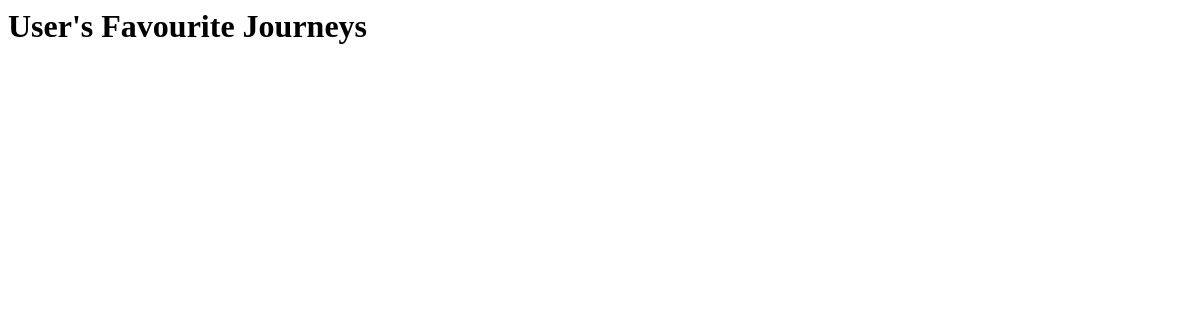
/showFavourites (signed in), run on an earlier commit of the app's database.
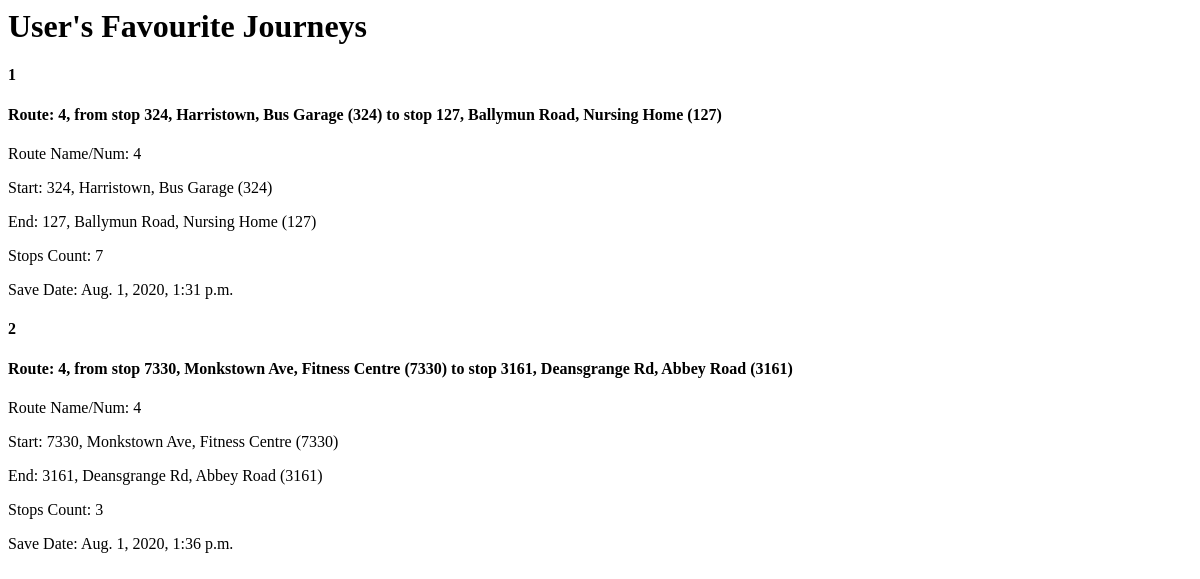
And on a later commit of the database.
### bus_app/models.py (models this page shows)
class FavouriteJourney(models.Model):
    route_name = models.CharField(max_length=10)
    origin_stop = models.CharField(max_length=200)
    destination_stop = models.CharField(max_length=200)
    stops_count = models.PositiveSmallIntegerField()
    save_date = models.DateTimeField(auto_now=True, blank=True)
    user = models.ForeignKey(User, on_delete=models.CASCADE)
    def __str__(self):
        return f"Route: {self.route_name}, from stop {self.origin_stop} to stop {self.destination_stop}"
    class Meta:
        ordering = ('save_date',)
        unique_together = ["route_name", "origin_stop", "destination_stop"]

### bus_app/views.py (the view)
# urls.py: path('showFavourites', views.showFavourites, name="showFavourites"),
def showFavourites(request):
    user_id = request.user.pk
    user_username = request.user.username
    print("====Logged in User's ID====")
    print(user_id)
    print("====Logged in User's Username====")
    print(user_username)
    print("====All Favourite Journeys====")
    favourite_journeys = FavouriteJourney.objects
    print(favourite_journeys)
    print("====Favourite Journey Fields====")
    all_fields = FavouriteJourney._meta.get_fields()
    print(all_fields)
    print(f"====User: {user_username}'s favourite journeys====")
    users_favourite_journeys = favourite_journeys.filter(user=user_id)
    print(users_favourite_journeys)
    context = {
        "users_favourite_journeys": users_favourite_journeys,
    }
    return render(request, "favourite_journeys.html", context)

### bus_app/templates/favourite_journeys.html
<h1>User's Favourite Journeys</h1>
{% for journey in users_favourite_journeys  %}
    <h4>{{ forloop.counter }}</h4>
    <h4>{{ journey }}</h4>
    <div>
        <p>Route Name/Num: {{ journey.route_name }}</p>
        <p>Start: {{ journey.origin_stop }}</p>
        <p>End: {{ journey.destination_stop }}</p>
        <p>Stops Count: {{ journey.stops_count }}</p>
        <p>Save Date: {{ journey.save_date }}</p>
    </div>
{% endfor %}

What changed in the data, as far as the page shows it:
added FavouriteJourney: route_name+origin_stop+destination_stop "Route: 4, from stop 324, Harristown, Bus Garage (324) to stop 127, Ballymun Road, Nursing Home (127)", route_name "4", origin_stop "324, Harristown, Bus Garage (324)", destination_stop "127, Ballymun Road, Nursing Home (127)", stops_count "7", save_date "Aug. 1, 2020, 1:31 p.m."
added FavouriteJourney: route_name+origin_stop+destination_stop "Route: 4, from stop 7330, Monkstown Ave, Fitness Centre (7330) to stop 3161, Deansgrange Rd, Abbey Road (3161)", route_name "4", origin_stop "7330, Monkstown Ave, Fitness Centre (7330)", destination_stop "3161, Deansgrange Rd, Abbey Road (3161)", stops_count "3", save_date "Aug. 1, 2020, 1:36 p.m."
